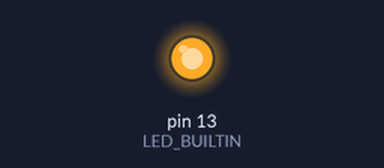
This sketch was run on a simulated Arduino Uno, built with avr-gcc and run on an emulated ATmega328P. On the bench: output pins drawn as LEDs (lit = HIGH).

Above: at 0.7 s.
At 74.5 s:
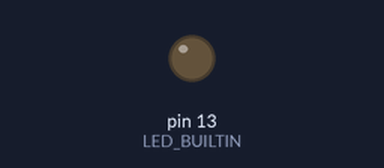
Timing chart, 0 to 81.6 s (numbered marks = the images above):
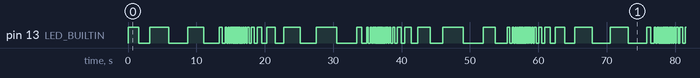

The sketch:

2018-10-19_Internal_LED_Test.ino
```cpp
float waitTime;
float runtime;
void setup() {
  pinMode(LED_BUILTIN, OUTPUT);
  waitTime = 1000;
  Serial.begin(9600);
}

void loop() {
  runtime = millis()*0.0003;
  waitTime = constrain((sin(runtime)+1.05)*1500, 50, 3000);
  digitalWrite(LED_BUILTIN, HIGH);
  delay(waitTime);
  digitalWrite(LED_BUILTIN, LOW);
  delay(waitTime);
  /*
  digitalWrite(LED_BUILTIN, HIGH);
  delay(waitTime);
  digitalWrite(LED_BUILTIN, LOW);
  delay(3*waitTime);
  */
}
```

Measured:
- by itself, pin 13 (LED_BUILTIN): moves between LOW and HIGH, repeating every 62.8 s
- by itself, everything shown: repeats every 62.8 s, in 128 steps
